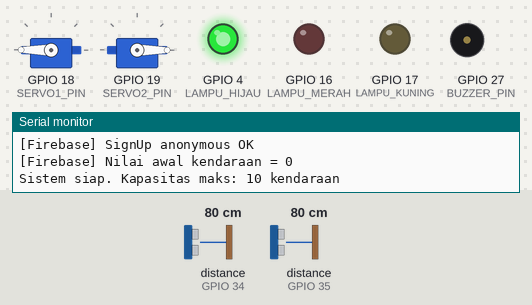
Simulated run of this sketch. Board: ESP32. On the bench: 2 × servo, output pins drawn as LEDs (lit = HIGH), buzzer (waves = sounding, pin HIGH), the last lines printed to the serial monitor. Wiring (inferred from the names in the program): 2 × ultrasonic range finder: trigger GPIO 25, echo GPIO 34 / trigger GPIO 26, echo GPIO 35. Inputs (shaded band) come from the test bench; at power-on: distance to the obstacle (sensors on GPIO 34, GPIO 35) 80 cm. The echo pulse lasts 58.3 µs per cm; WiFi joins after 1.5 s; servers stay silent unless stated; the local clock reads 2024-03-15 10:24:30 at power-on unless the sketch sets it; the Firebase database answers and starts empty; pins used as bus, display or sensor lines are not drawn.

Above: at 2.8 s.
2.9 s: distance to the obstacle (sensor on GPIO 34) set to 4 cm
4.4 s: distance to the obstacle (sensor on GPIO 34) set to 2 cm
At 4.9 s:
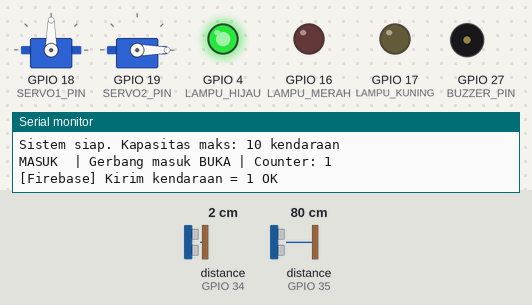
6.0 s: distance to the obstacle (sensor on GPIO 35) set to 4 cm
7.5 s: distance to the obstacle (sensor on GPIO 35) set to 2 cm
At 7.8 s:
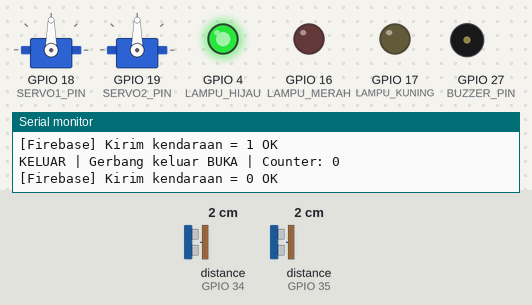
9.0 s: distance to the obstacle (sensor on GPIO 34) set to 9 cm
At 10.7 s:
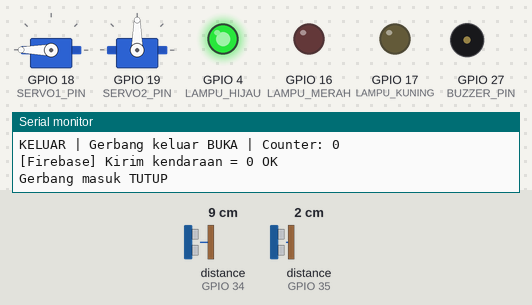
Timing chart, 0 to 12.2 s (numbered marks = the images above; inputs shaded):
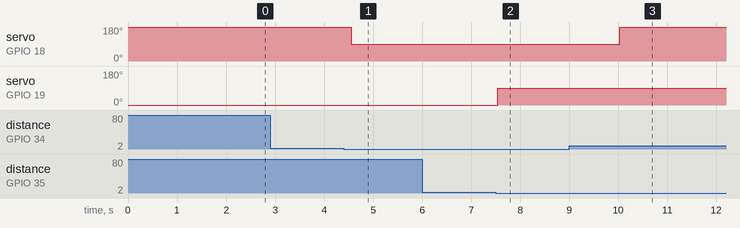

Measured:
- the behaviour switches between 3 and 2 cm on distance to the obstacle (sensor on GPIO 34) (found by bisection; images 0 and 1)
- the behaviour switches between 3 and 2 cm on distance to the obstacle (sensor on GPIO 35) (found by bisection; images 1 and 2)
- after the input at 2.9 s, every drawn part: stays the same
- after the input at 4.4 s, servo on GPIO 18 (SERVO1_PIN): 180° → 90° after 0.15 s
- after the input at 6.0 s, every drawn part: stays the same
- after the input at 7.5 s, servo on GPIO 19 (SERVO2_PIN): 0° → 90° at once
- after the input at 9.0 s, servo on GPIO 18 (SERVO1_PIN): 90° → 180° after 1.0 s

The sketch:

program.ino
```cpp
// Sistem Kapasitas Kendaraan ESP32 + Firebase RTDB
// Sensor 1 = pintu masuk  (counter +1, servo 1 buka, buzzer bunyi, ditolak jika penuh)
// Sensor 2 = pintu keluar (counter -1, servo 2 buka)
// Lampu: hijau (<5), kuning (5-9), merah (10 = penuh)
// Firebase: counter disimpan di /kendaraan (tulis saat berubah, baca nilai awal saat boot)

#include <WiFi.h>
#include <Firebase_ESP_Client.h>
#include <ESP32Servo.h>
#include "time.h"

#define WIFI_SSID     "A56"
#define WIFI_PASSWORD "12345678"

#define DATABASE_URL "https://parking-2357d-default-rtdb.asia-southeast1.firebasedatabase.app/"
#define API_KEY      "AIzaSyApFod9L59CliC8C40aJAgI6C0xBdd-dKY"

#define TRIG1 25
#define ECHO1 34
#define TRIG2 26
#define ECHO2 35
#define SERVO1_PIN 18
#define SERVO2_PIN 19
#define BUZZER_PIN 27
#define LAMPU_MERAH 16
#define LAMPU_KUNING 17
#define LAMPU_HIJAU 4

const int KAPASITAS_MAX = 10;
const int BATAS_HIJAU = 5;             // counter < 5 -> hijau
const int JARAK_DETEKSI = 3;          // cm (samakan dgn versi non-Firebase yg jalan)
const int SERVO1_TUTUP = 180;   // gerbang masuk
const int SERVO1_BUKA = 90;
const int SERVO2_TUTUP = 0;  // gerbang keluar
const int SERVO2_BUKA = 90;
const unsigned long WAKTU_BUKA = 2000; // ms
const unsigned long WAKTU_LEPAS = 1000; // ms bebas dari deteksi sebelum dianggap pergi
const int NADA_BUZZER = 2000;          // Hz
const unsigned long LAMA_BUNYI = 300;  // ms
const unsigned long WIFI_TIMEOUT = 15000; // ms tunggu WiFi tiap setup

FirebaseData fbdo; // dipakai bersama: baca awal + tulis counter (bergantian, bukan bareng)
FirebaseAuth auth;
FirebaseConfig config;
bool firebaseAktif = false;
bool perluKirim = false; // counter lokal berubah, belum terkirim
unsigned long waktuKirim = 0; // throttle retry tulis Firebase

Servo servo1;
Servo servo2;
ESP32PWM buzzer; // timer LEDC terpisah dari servo
bool buzzerBunyi = false;
unsigned long waktuBunyi = 0;

int counter = 0;
bool terdeteksi1 = false;
bool terdeteksi2 = false;
unsigned long waktuTerlihat1 = 0;      // waktu terakhir sensor 1 melihat objek
unsigned long waktuTerlihat2 = 0;      // waktu terakhir sensor 2 melihat objek
bool servo1Buka = false;
bool servo2Buka = false;
unsigned long waktuBuka1 = 0;
unsigned long waktuBuka2 = 0;

float bacaJarak(int trigPin, int echoPin) {
  digitalWrite(trigPin, LOW);
  delayMicroseconds(2);
  digitalWrite(trigPin, HIGH);
  delayMicroseconds(10);
  digitalWrite(trigPin, LOW);

  long durasi = pulseIn(echoPin, HIGH, 30000);
  if (durasi == 0) return 999;
  return durasi * 0.0343 / 2;
}

void updateLampu() {
  digitalWrite(LAMPU_MERAH, LOW);
  digitalWrite(LAMPU_KUNING, LOW);
  digitalWrite(LAMPU_HIJAU, LOW);

  if (counter >= KAPASITAS_MAX) {
    digitalWrite(LAMPU_MERAH, HIGH);   // MERAH: penuh
  } else if (counter < BATAS_HIJAU) {
    digitalWrite(LAMPU_HIJAU, HIGH);   // HIJAU: masih banyak slot
  } else {
    digitalWrite(LAMPU_KUNING, HIGH);  // KUNING: hampir penuh
  }
}

// Sinkronisasi waktu via NTP — wajib sebelum Firebase agar sertifikat TLS valid
void syncNTP() {
  Serial.print("[NTP] Sinkronisasi waktu...");
  configTime(7 * 3600, 0, "pool.ntp.org", "time.google.com"); // WIB
  struct tm timeinfo;
  Serial.println(getLocalTime(&timeinfo, 8000) ? " OK" : " TIMEOUT");
}

bool connectWiFi() {
  if (WiFi.status() == WL_CONNECTED) return true;
  Serial.print("[WiFi] Menghubungkan");
  WiFi.mode(WIFI_STA);
  WiFi.setAutoReconnect(true); // reconnect otomatis kalau sinyal drop
  WiFi.begin(WIFI_SSID, WIFI_PASSWORD);

  unsigned long start = millis();
  while (WiFi.status() != WL_CONNECTED && millis() - start < WIFI_TIMEOUT) {
    Serial.print(".");
    delay(300);
  }

  if (WiFi.status() == WL_CONNECTED) {
    WiFi.setSleep(false);
    Serial.printf("\n[WiFi] Connected! IP: %s\n", WiFi.localIP().toString().c_str());
    return true;
  }
  Serial.println("\n[WiFi] Gagal. Sistem jalan offline, dicoba lagi.");
  return false;
}

void initFirebase() {
  config.api_key = API_KEY;
  config.database_url = DATABASE_URL;

  config.timeout.socketConnection = 15000;
  config.timeout.serverResponse   = 30000;

  // Login anonymous pakai API key (Authentication > Anonymous harus aktif)
  if (Firebase.signUp(&config, &auth, "", "")) {
    Serial.println("[Firebase] SignUp anonymous OK");
  } else {
    Serial.printf("[Firebase] SignUp gagal: %s\n", config.signer.signupError.message.c_str());
  }

  Firebase.begin(&config, &auth);
  Firebase.reconnectWiFi(true);

  fbdo.setBSSLBufferSize(4096, 1024);

  unsigned long t = millis();
  while (!Firebase.ready() && millis() - t < 5000) delay(100);

  // Ambil nilai terakhir agar counter tidak reset 0 saat ESP32 reboot.
  // Skip kalau sudah ada perubahan lokal (WiFi telat nyambung): nilai lokal lebih baru, nanti dikirim.
  if (perluKirim) {
    Serial.println("[Firebase] Ada perubahan offline, baca awal dilewati");
  } else if (Firebase.RTDB.getInt(&fbdo, "/kendaraan")) {
    counter = min(max(fbdo.intData(), 0), KAPASITAS_MAX);
    updateLampu();
    Serial.printf("[Firebase] Nilai awal kendaraan = %d\n", counter);
  } else {
    Serial.printf("[Firebase] Baca awal gagal: %s\n", fbdo.errorReason().c_str());
  }

  firebaseAktif = true;
}

void setup() {
  Serial.begin(115200);
  // Diagnosa restart: 1=poweron 3=software 4=panic 6=task-wdt 9=brownout
  Serial.printf("[Boot] reset_reason=%d heap=%u\n", (int)esp_reset_reason(), (unsigned)esp_get_free_heap_size());

  pinMode(TRIG1, OUTPUT);
  pinMode(ECHO1, INPUT);
  pinMode(TRIG2, OUTPUT);
  pinMode(ECHO2, INPUT);
  pinMode(LAMPU_MERAH, OUTPUT);
  pinMode(LAMPU_KUNING, OUTPUT);
  pinMode(LAMPU_HIJAU, OUTPUT);

  // Jatah timer LEDC dikelola ESP32Servo, servo (50Hz) & buzzer (2kHz) tidak berbagi timer
  ESP32PWM::allocateTimer(0);
  ESP32PWM::allocateTimer(1);
  ESP32PWM::allocateTimer(2);
  ESP32PWM::allocateTimer(3);

  servo1.setPeriodHertz(50);
  servo2.setPeriodHertz(50);
  servo1.attach(SERVO1_PIN, 500, 2400);
  servo2.attach(SERVO2_PIN, 500, 2400);
  servo1.write(SERVO1_TUTUP);
  servo2.write(SERVO2_TUTUP);

  buzzer.attachPin(BUZZER_PIN, NADA_BUZZER, 10);
  buzzer.write(0); // diam

  updateLampu();

  if (connectWiFi()) {
    syncNTP();
    initFirebase(); // nilai awal /kendaraan mengisi counter
  }

  Serial.println("Sistem siap. Kapasitas maks: 10 kendaraan");
}

void loop() {
  // WiFi putus setelah boot -> Firebase.ready() false, tulis otomatis tertunda & retry.
  // Sistem sensor tetap jalan offline selama itu.
  if (!firebaseAktif && WiFi.status() == WL_CONNECTED) {
    syncNTP();
    initFirebase();
  }

  // Sensor dianggap hadir selama jarak < JARAK_DETEKSI, dan baru dianggap
  // pergi setelah bebas deteksi terus-menerus WAKTU_LEPAS.
  // Tujuannya: pulseIn yang sesekali timeout (jarak 999) tidak dihitung
  // sebagai "kendaraan sudah lewat", sehingga counter tidak turun berulang.
  float jarak1 = bacaJarak(TRIG1, ECHO1);
  bool muncul1 = (jarak1 < JARAK_DETEKSI);
  if (muncul1) waktuTerlihat1 = millis();
  bool sebelumnya1 = terdeteksi1;
  terdeteksi1 = muncul1 || (sebelumnya1 && millis() - waktuTerlihat1 < WAKTU_LEPAS);

  delay(60); // jeda antar sensor supaya echo sensor 1 tidak tertangkap sensor 2

  float jarak2 = bacaJarak(TRIG2, ECHO2);
  bool muncul2 = (jarak2 < JARAK_DETEKSI);
  if (muncul2) waktuTerlihat2 = millis();
  bool sebelumnya2 = terdeteksi2;
  terdeteksi2 = muncul2 || (sebelumnya2 && millis() - waktuTerlihat2 < WAKTU_LEPAS);

  // ===== PINTU MASUK =====
  if (terdeteksi1 && !sebelumnya1) {
    if (counter < KAPASITAS_MAX) {
      counter++;
      perluKirim = true;
      servo1.write(SERVO1_BUKA);
      servo1Buka = true;
      waktuBuka1 = millis();
      buzzer.writeTone(NADA_BUZZER);
      buzzerBunyi = true;
      waktuBunyi = millis();
      Serial.print("MASUK  | Gerbang masuk BUKA | Counter: ");
      Serial.println(counter);
      updateLampu();
    } else {
      Serial.println("PENUH  | Gerbang masuk TIDAK dibuka | Counter: 10");
    }
  }

  // ===== PINTU KELUAR =====
  if (terdeteksi2 && !sebelumnya2) {
    if (counter > 0) {
      counter--;
      perluKirim = true;
      servo2.write(SERVO2_BUKA);
      servo2Buka = true;
      waktuBuka2 = millis();
      Serial.print("KELUAR | Gerbang keluar BUKA | Counter: ");
      Serial.println(counter);
      updateLampu();
    } else {
      Serial.println("KOSONG | Tidak ada kendaraan di dalam");
    }
  }

  // ===== TUTUP SERVO OTOMATIS =====
  if (servo1Buka && millis() - waktuBuka1 >= WAKTU_BUKA && !terdeteksi1) {
    servo1.write(SERVO1_TUTUP);
    servo1Buka = false;
    Serial.println("Gerbang masuk TUTUP");
  }
  if (servo2Buka && millis() - waktuBuka2 >= WAKTU_BUKA && !terdeteksi2) {
    servo2.write(SERVO2_TUTUP);
    servo2Buka = false;
    Serial.println("Gerbang keluar TUTUP");
  }

  // ===== MATIKAN BUZZER =====
  if (buzzerBunyi && millis() - waktuBunyi >= LAMA_BUNYI) {
    buzzer.write(0);
    buzzerBunyi = false;
  }

  // ===== KIRIM KE FIREBASE =====
  // setInt blocking (~0.2-0.5 s) -> true hanya jika server balas 200, jadi nilai DB pasti = counter.
  // Async (print=silent) dulu: true cuma berarti terkirim ke socket, bisa hilang -> DB selisih.
  // Gagal -> perluKirim tetap true, retry tiap 1 s (tidak spam saat offline).
  if (firebaseAktif && perluKirim && millis() - waktuKirim >= 1000 && Firebase.ready()) {
    waktuKirim = millis();
    if (Firebase.RTDB.setInt(&fbdo, "/kendaraan", counter)) {
      perluKirim = false;
      Serial.printf("[Firebase] Kirim kendaraan = %d OK\n", counter);
    } else {
      Serial.printf("[Firebase] Kirim gagal: %s\n", fbdo.errorReason().c_str());
    }
  }

  delay(50);
}
```
